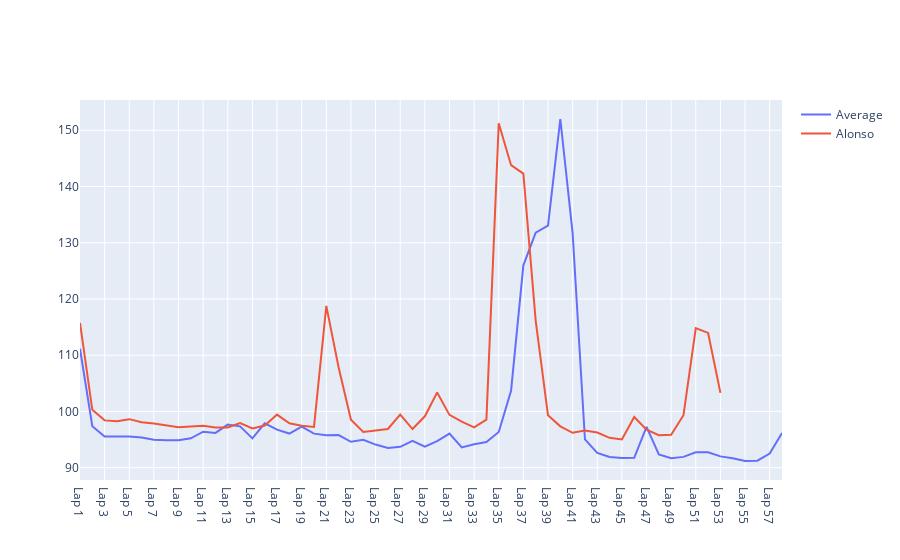

The notebook cell saved with this chart:
### Code cell
average = test_df[1:].mean(axis=0, skipna=True).tolist()

fig = go.Figure()

# Average Line
fig.add_trace(go.Line(x=alonso.columns[1:].values.flatten().tolist(),y=average, name='Average', mode='lines'))
temp = test_df.loc[test_df['Drivers'] == 'pic']
fig.add_trace(go.Line(x=temp.columns[1:].values.flatten().tolist(),y=temp.iloc[0].values[1:].flatten().tolist(), name='Alonso'))

# # Plot each driver
# for driver in drivers:
#     temp = test_df.loc[test_df['Drivers'] == driver]
#     fig.add_trace(go.Line(x=temp.columns[1:].values.flatten().tolist(),y=temp.iloc[0].values[1:].flatten().tolist(), name=driver))

fig.show()

### Figure 1 — Plotly figure (JSON) as saved in the notebook; plotly's stock layout.template omitted (floating-point values rounded to 4 significant figures)
{"data": [{"mode": "lines", "name": "Average", "type": "scatter", "x": ["Lap 1", "Lap 2", "Lap 3", "Lap 4", "Lap 5", "Lap 6", "Lap 7", "Lap 8", "Lap 9", "Lap 10", "Lap 11", "Lap 12", "Lap 13", "Lap 14", "Lap 15", "Lap 16", "Lap 17", "Lap 18", "Lap 19", "Lap 20", "Lap 21", "Lap 22", "Lap 23", "Lap 24", "Lap 25", "Lap 26", "Lap 27", "Lap 28", "Lap 29", "Lap 30", "Lap 31", "Lap 32", "Lap 33", "Lap 34", "Lap 35", "Lap 36", "Lap 37", "Lap 38", "Lap 39", "Lap 40", "Lap 41", "Lap 42", "Lap 43", "Lap 44", "Lap 45", "Lap 46", "Lap 47", "Lap 48", "Lap 49", "Lap 50", "Lap 51", "Lap 52", "Lap 53", "Lap 54", "Lap 55", "Lap 56", "Lap 57", "Lap 58"], "y": [111.1, 97.38, 95.55, 95.5, 95.54, 95.35, 94.95, 94.89, 94.87, 95.21, 96.4, 96.17, 97.66, 97.35, 95.21, 97.88, 96.75, 96.06, 97.29, 96.05, 95.75, 95.79, 94.59, 94.96, 94.1, 93.5, 93.71, 94.76, 93.75, 94.71, 96.06, 93.59, 94.16, 94.54, 96.34, 103.7, 126.0, 131.8, 133.0, 152.0, 131.7, 95.01, 92.62, 91.88, 91.71, 91.74, 97.25, 92.36, 91.66, 91.91, 92.74, 92.73, 92.0, 91.68, 91.18, 91.24, 92.5, 96.14]}, {"name": "Alonso", "type": "scatter", "x": ["Lap 1", "Lap 2", "Lap 3", "Lap 4", "Lap 5", "Lap 6", "Lap 7", "Lap 8", "Lap 9", "Lap 10", "Lap 11", "Lap 12", "Lap 13", "Lap 14", "Lap 15", "Lap 16", "Lap 17", "Lap 18", "Lap 19", "Lap 20", "Lap 21", "Lap 22", "Lap 23", "Lap 24", "Lap 25", "Lap 26", "Lap 27", "Lap 28", "Lap 29", "Lap 30", "Lap 31", "Lap 32", "Lap 33", "Lap 34", "Lap 35", "Lap 36", "Lap 37", "Lap 38", "Lap 39", "Lap 40", "Lap 41", "Lap 42", "Lap 43", "Lap 44", "Lap 45", "Lap 46", "Lap 47", "Lap 48", "Lap 49", "Lap 50", "Lap 51", "Lap 52", "Lap 53", "Lap 54", "Lap 55", "Lap 56", "Lap 57", "Lap 58"], "y": [115.7, 100.3, 98.41, 98.24, 98.62, 98.09, 97.85, 97.51, 97.2, 97.31, 97.45, 97.12, 97.16, 97.91, 96.99, 97.5, 99.43, 97.89, 97.47, 97.23, 118.8, 107.8, 98.51, 96.34, 96.66, 96.87, 99.42, 96.86, 99.13, 103.4, 99.39, 98.17, 97.17, 98.54, 151.2, 143.8, 142.3, 116.2, 99.31, 97.34, 96.2, 96.6, 96.25, 95.3, 95.01, 99.0, 96.73, 95.76, 95.83, 99.32, 114.8, 114.0, 103.3, null, null, null, null, null]}], "layout": {}}
